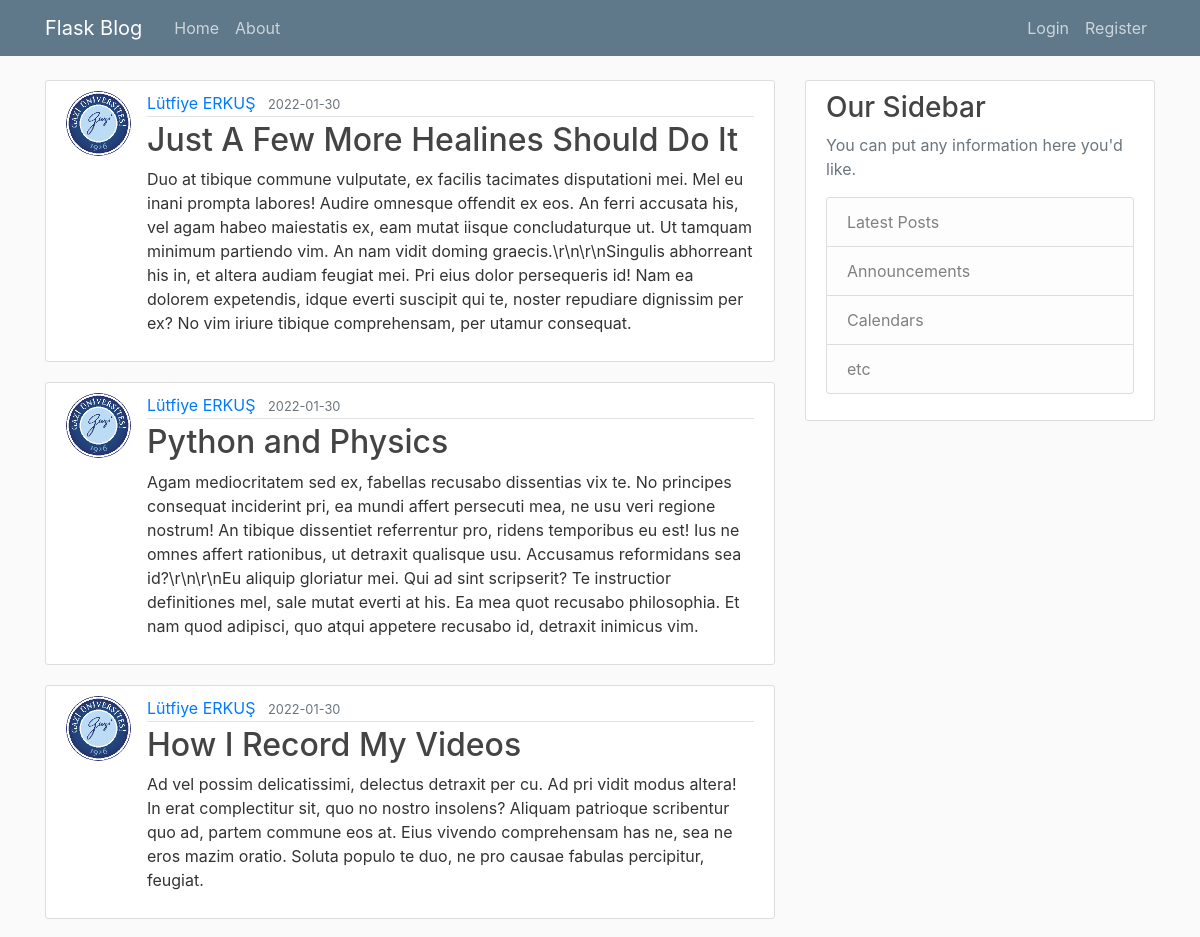
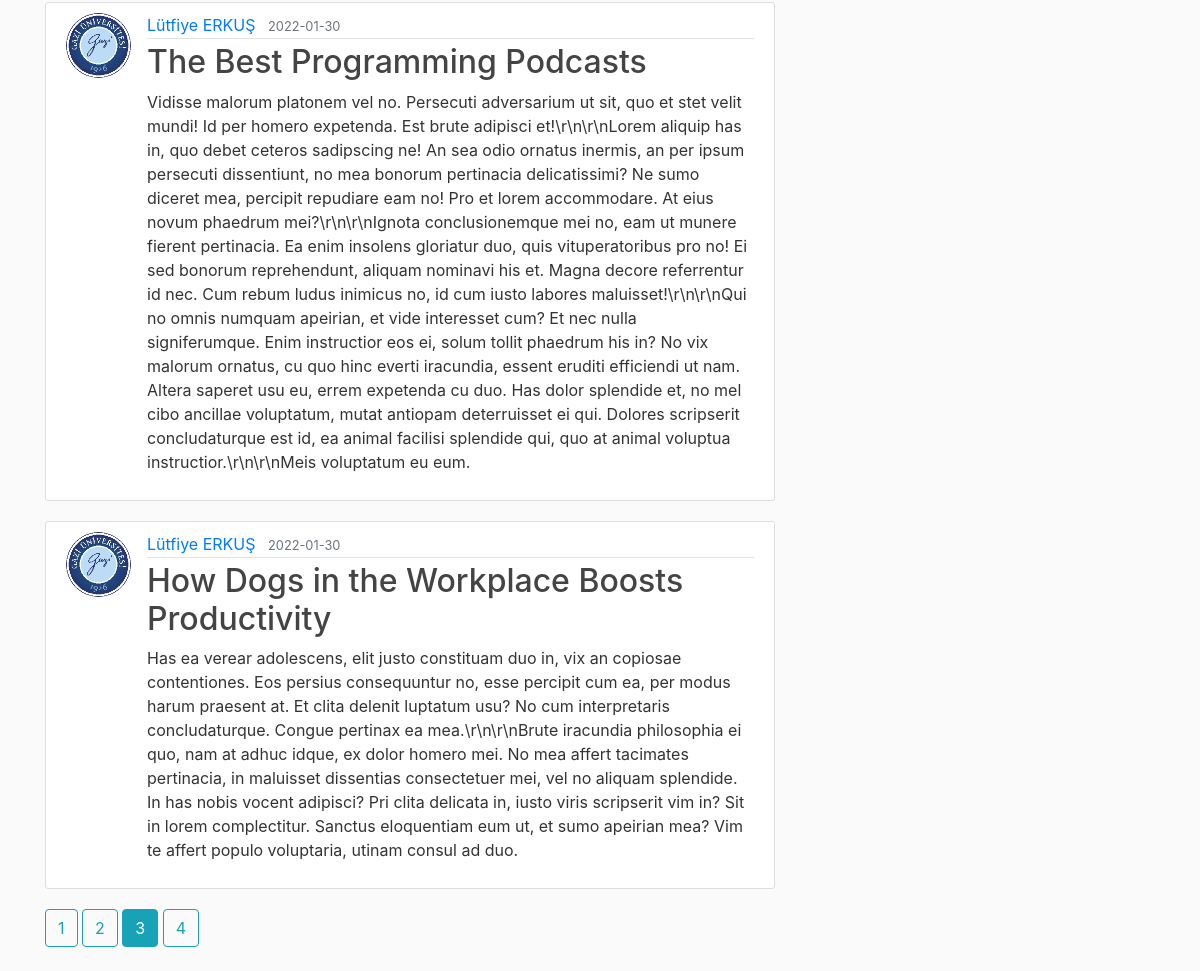
Screenshot of /home?page=3 with the database file from the repository (2 pictures, top to bottom).
### flaskblog/models.py (models this page shows, shortened)
class Post(db.Model):
    id = db.Column(db.Integer, primary_key=True)
    title = db.Column(db.String(100), nullable=False)
    date_posted = db.Column(db.DateTime, nullable=False, default=datetime.utcnow)
    content = db.Column(db.Text, nullable=False)
    user_id = db.Column(db.Integer, db.ForeignKey('user.id'), nullable=False)

class User(db.Model, UserMixin):
    id = db.Column(db.Integer, primary_key=True)
    username = db.Column(db.String(20), unique=True, nullable=False)
    email = db.Column(db.String(120), unique=True, nullable=False)
    image_file = db.Column(db.String(20), nullable=False, default='default.jpg')
    password = db.Column(db.String(60), nullable=False)
    posts = db.relationship('Post', backref='author', lazy='dynamic')

### flaskblog/main/routes.py (the view)
@main.route("/")
@main.route("/home")
def home():
    page = request.args.get('page', 1, type=int)
    posts = Post.query.order_by(Post.date_posted.desc()).paginate(page=page,per_page=5)
    return render_template('home.html', posts=posts)

### flaskblog/templates/home.html
{% extends "layout.html" %}
{% block content %}
    {% for post in posts.items %}
        <article class="media content-section">
            <img class="rounded-circle article-img" src="{{ url_for('static', filename='profile_pics/'+post.author.image_file)}}">
            <div class="media-body">
                <div class="article-metadata">
                    <a class="mr-2" href="{{ url_for('users.user_posts', username=post.author.username)}}">{{ post.author.username }}</a>
                    <small class="text-muted">{{ post.date_posted.strftime('%Y-%m-%d') }}</small>
                </div>
                <h2><a class="article-title" href="{{ url_for('posts.post', post_id = post.id) }}">{{ post.title }}</a></h2>
                <p class="article-content">{{ post.content }}</p>
            </div>
        </article>
    {% endfor %}
    {% for page_num in posts.iter_pages(left_edge=1, right_edge=1, left_current=1, right_current=2) %}
        {% if page_num  %}
            {% if posts.page == page_num  %}
                <a class="btn btn-info mb-4" href="{{ url_for('main.home',page=page_num) }}">{{ page_num }}</a>
            {% else %}
                <a class="btn btn-outline-info mb-4" href="{{ url_for('main.home',page=page_num) }}">{{ page_num }}</a>
            {% endif %}
        {% else %}
            ...
        {% endif %}
    {% endfor %}
{% endblock content %}

### flaskblog/static/main.css (style rules this page uses)
body { background: #fafafa; color: #333333; margin-top: 5rem; }
h1, h2, h3, h4, h5, h6 { color: #444444; }
.content-section { background: #ffffff; padding: 10px 20px; border: 1px solid #dddddd; border-radius: 3px; margin-bottom: 20px; }
.article-title { color: #444444; }
.article-content { white-space: pre-line; }
.article-img { height: 65px; width: 65px; margin-right: 16px; }
.article-metadata { padding-bottom: 1px; margin-bottom: 4px; border-bottom: 1px solid #e3e3e3 }

### rows the page displays
Post: image_file (picture), author.username "Lütfiye ERKUŞ", date_posted "2022-01-30", title "Just A Few More Healines Should Do It", content "Duo at tibique commune vulputate, ex facilis tacimates disputationi mei. Mel eu inani prompta labores! Audire omnesque offendit ex eos. An ferri accusata his, vel agam habeo maiestatis ex, eam mutat iisque concludaturque ut. Ut tamquam minimum partiendo vim. An nam vidit doming graecis.\\r\\n\\r\\nSingulis abhorreant his in, et altera audiam feugiat mei. Pri eius dolor persequeris id! Nam ea dolorem expetendis, idque everti suscipit qui te, noster repudiare dignissim per ex? No vim iriure tibique comprehensam, per utamur consequat."
Post: image_file (picture), author.username "Lütfiye ERKUŞ", date_posted "2022-01-30", title "Python and Physics", content "Agam mediocritatem sed ex, fabellas recusabo dissentias vix te. No principes consequat inciderint pri, ea mundi affert persecuti mea, ne usu veri regione nostrum! An tibique dissentiet referrentur pro, ridens temporibus eu est! Ius ne omnes affert rationibus, ut detraxit qualisque usu. Accusamus reformidans sea id?\\r\\n\\r\\nEu aliquip gloriatur mei. Qui ad sint scripserit? Te instructior definitiones mel, sale mutat everti at his. Ea mea quot recusabo philosophia. Et nam quod adipisci, quo atqui appetere recusabo id, detraxit inimicus vim."
Post: image_file (picture), author.username "Lütfiye ERKUŞ", date_posted "2022-01-30", title "How I Record My Videos", content "Ad vel possim delicatissimi, delectus detraxit per cu. Ad pri vidit modus altera! In erat complectitur sit, quo no nostro insolens? Aliquam patrioque scribentur quo ad, partem commune eos at. Eius vivendo comprehensam has ne, sea ne eros mazim oratio. Soluta populo te duo, ne pro causae fabulas percipitur, feugiat."
Post: image_file (picture), author.username "Lütfiye ERKUŞ", date_posted "2022-01-30", title "The Best Programming Podcasts", content "Vidisse malorum platonem vel no. Persecuti adversarium ut sit, quo et stet velit mundi! Id per homero expetenda. Est brute adipisci et!\\r\\n\\r\\nLorem aliquip has in, quo debet ceteros sadipscing ne! An sea odio ornatus inermis, an per ipsum persecuti dissentiunt, no mea bonorum pertinacia delicatissimi? Ne sumo diceret mea, percipit repudiare eam no! Pro et lorem accommodare. At eius novum phaedrum mei?\\r\\n\\r\\nIgnota conclusionemque mei no, eam ut munere fierent pertinacia. Ea enim insolens gloriatur duo, quis vituperatoribus pro no! Ei sed bonorum reprehendunt, aliquam nominavi his et. Magna decore referrentur id nec. Cum rebum ludus inimicus no, id cum iusto labores maluisset!\\r\\n\\r\\nQui…"
Post: image_file (picture), author.username "Lütfiye ERKUŞ", date_posted "2022-01-30", title "How Dogs in the Workplace Boosts Productivity", content "Has ea verear adolescens, elit justo constituam duo in, vix an copiosae contentiones. Eos persius consequuntur no, esse percipit cum ea, per modus harum praesent at. Et clita delenit luptatum usu? No cum interpretaris concludaturque. Congue pertinax ea mea.\\r\\n\\r\\nBrute iracundia philosophia ei quo, nam at adhuc idque, ex dolor homero mei. No mea affert tacimates pertinacia, in maluisset dissentias consectetuer mei, vel no aliquam splendide. In has nobis vocent adipisci? Pri clita delicata in, iusto viris scripserit vim in? Sit in lorem complectitur. Sanctus eloquentiam eum ut, et sumo apeirian mea? Vim te affert populo voluptaria, utinam consul ad duo."

### other values shown
{{ page_num }} "1" "2" "4"
{{ page_num }} "3"
